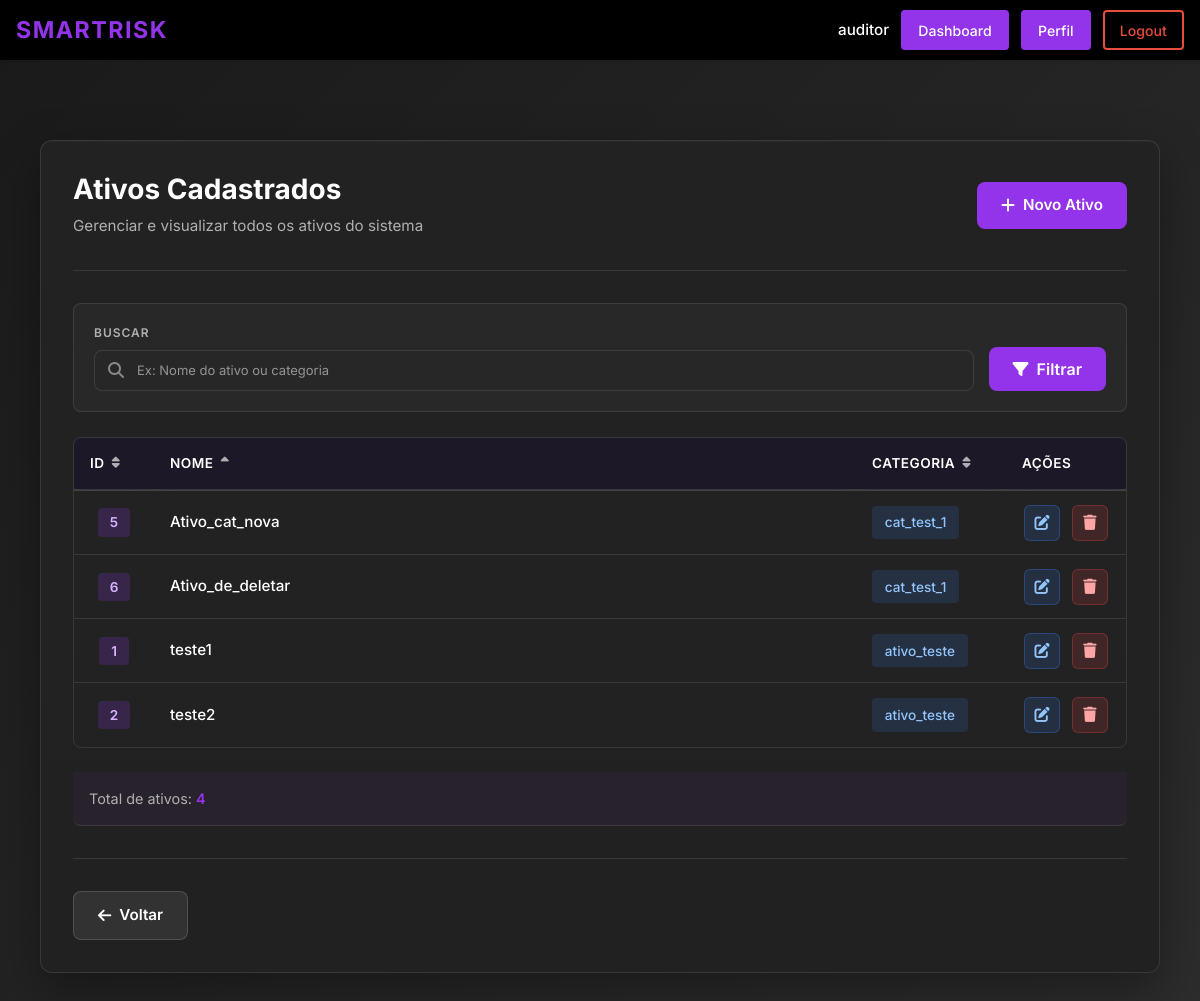
/lista_ativos/ (signed in), run on an earlier commit of the app's database.
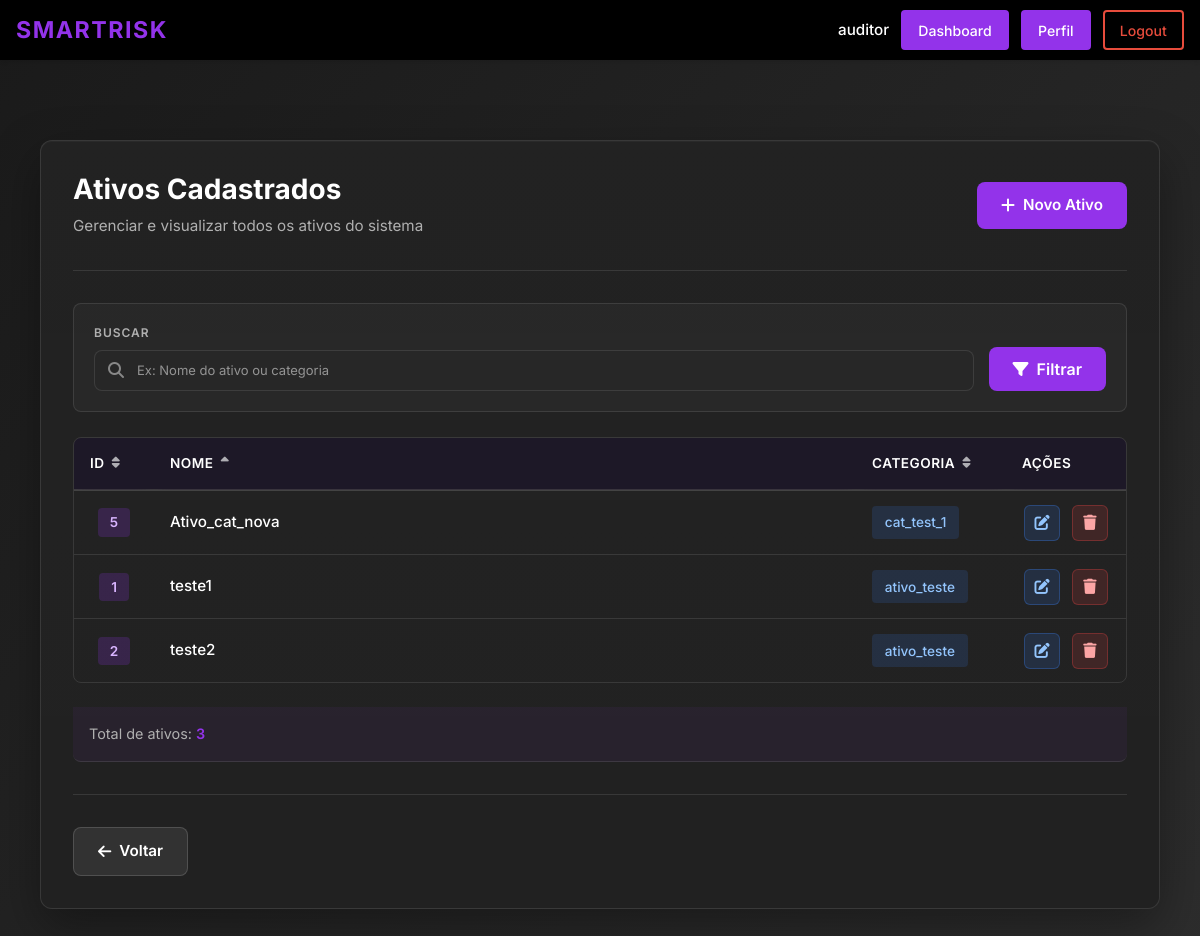
And on a later commit of the database.
### ismsapp/models.py (models this page shows, shortened)
class Ativo(models.Model):
    """Name/identifier of the asset (e.g., 'Servidor de Banco de Dados Prod-01')."""
    nome = models.CharField(
        max_length=255,
        default="Ativo",
        help_text="Nome único ou identificador do ativo (ex.: 'Servidor de Banco de Dados Prod-01').",
    )
    """Foreign key to the asset category that classifies this asset."""
    categoria = models.ForeignKey(
        CategoriaAtivo,
        on_delete=models.SET_NULL,
        null=True,
        related_name="ativos",
        help_text="Categoria que classifica este ativo.",
    )
    """Numeric score for the Confidentiality dimension, indicating how sensitive the asset's information is. Higher values mean greater damage if data is disclosed without authorization."""
    confidencialidade = models.PositiveSmallIntegerField(
        verbose_name = "Confidencialidade (C)",
        default = 0,
        help_text = (
            "Grau de sensibilidade das informações deste ativo. "
            "Uma pontuação mais alta indica maior prejuízo caso os dados sejam divulgados sem autorização."
        ),
    )
    """Numeric score for the Integrity dimension, indicating how critical it is that the asset's data remains accurate and unaltered. Higher values mean greater harm if data is modified or corrupted."""
    integridade = models.PositiveSmallIntegerField(
        verbose_name = "Integridade (I)",
        default = 0,
        help_text = (
            "Grau de criticalidade do dado deste ativo. "
            "Uma pontuação mais alta indica maior dano se os dados forem modificados ou corrompidos."
        ),
    )
    """Numeric score for the Availability dimension, indicating how important it is that the asset is accessible when needed. Higher values mean more severe impact if the asset becomes unavailable."""
    disponibilidade = models.PositiveSmallIntegerField(
        verbose_name = "Disponibilidade (D)",
        default = 0,
        help_text = (
            "Grau de importância do acesso a este ativo quando necessário. "
            "Uma pontuação mais alta indica impacto mais severo se o ativo se tornar indisponível."
        ),
    )
    """The Privacy dimension score, indicating how much the asset handles personal data subject to privacy regulations. Higher values mean greater exposure to privacy-related obligations and risks."""
    privacidade = models.PositiveSmallIntegerField(
        verbose_name = "Privacidade (P)",
        default = 0,
        help_text = (
            "O grau em que este ativo lida com dados pessoais sujeitos a regulamentações de privacidade. "
            "Uma pontuação mais alta indica maior exposição a obrigações e riscos relacionados à privacidade."
        ),
    )
    """Composite CIDP weight calculated from the four dimension scores previously defined. This value is used in risk scoring to reflect the overall criticality of the asset. Consider overriding the save() method or using a @property to automatically keep this value in sync whenever any of the individual dimension scores are updated."""
    peso_cidp = models.DecimalField(
        max_digits = 5,
        decimal_places = 2,
        default = 0,
        help_text = (
            "Peso composto CIDP calculado a partir das quatro pontuações de dimensão acima. "
        ),
    )
    class Meta:
        verbose_name = "Ativo"
        verbose_name_plural = "Ativos"

class CategoriaAtivo(models.Model):
    class Tipo(models.TextChoices):
        PRIMARIO = "primario", "Primário"
        SUPORTE  = "suporte",  "De Suporte"
    nome = models.CharField(
        max_length=100,
        unique=True,
        help_text="Nome da categoria. Deve ser único no sistema.",
    )
    tipo = models.CharField(
        max_length=10,
        choices=Tipo.choices,
        help_text=(
            "Tipo do ativo: 'Primário' para ativos com valor direto ao negócio "
            "(ex.: informações, serviços); 'De Suporte' para infraestrutura que "
            "sustenta os ativos primários (ex.: hardware, software, pessoas)."
        ),
    )
    class Meta:
        verbose_name        = "Categoria de Ativo"
        verbose_name_plural = "Categorias de Ativos"
        ordering            = ["tipo", "nome"]

### ismsapp/views.py (the view)
# urls.py: path("lista_ativos/", views.ReadAtivoView.as_view(), name="lista_ativos"),
class ReadAtivoView(View):
    template_name = "ismsapp/lista_ativos.html"
    def _check_permission(self, user):
        if not user.is_authenticated:
            return False
        user_profile = getattr(user, 'profile', None)
        if not user_profile:
            return False
        allowed_actors = [
            UserProfile.Actor.SISTEMA_ADMIN,
            UserProfile.Actor.AUDITOR,
            UserProfile.Actor.ANALISTA
        ]
        return user_profile.actor_type in allowed_actors
    @method_decorator(login_required(login_url="login"))
    def get(self, request, *args, **kwargs):
        if not self._check_permission(request.user):
            return redirect('dashboard')
        from .models import Ativo
        from django.db.models import Q
        search_query = request.GET.get('search', '').strip()
        sort = request.GET.get('sort', 'nome')
        direction = request.GET.get('direction', 'asc')
        sort_map = {
            'id': 'id',
            'nome': 'nome',
            'categoria': 'categoria__nome',
        }
        sort_field = sort_map.get(sort, 'nome')
        ordering = sort_field if direction != 'desc' else f'-{sort_field}'
        ativos = Ativo.objects.select_related('categoria').all().order_by(ordering)
        if search_query:
            ativos = ativos.filter(
                Q(nome__icontains=search_query) |
                Q(categoria__nome__icontains=search_query)
            )
        paginator = Paginator(ativos, 20)
        page_number = request.GET.get('page')
        page_obj = paginator.get_page(page_number)
        query_params = {
            'search': search_query,
            'sort': sort,
            'direction': direction,
        }
        query_string = urlencode({key: value for key, value in query_params.items() if value})
        def sort_query(column_name):
            next_direction = 'desc' if sort == column_name and direction != 'desc' else 'asc'
            params = query_params | {'sort': column_name, 'direction': next_direction}
            return urlencode({key: value for key, value in params.items() if value})
        user_profile = getattr(request.user, 'profile', None)
        pode_editar_deletar = user_profile and user_profile.actor_type in [
            UserProfile.Actor.SISTEMA_ADMIN,
            UserProfile.Actor.AUDITOR
        ]
        contexto = {
            'ativos': page_obj,
            'page_obj': page_obj,
            'paginator': paginator,
            'total_ativos': paginator.count,
            'pode_editar_deletar': pode_editar_deletar,
            'search_query': search_query,
            'sort': sort,
            'direction': direction,
            'query_string': query_string,
            'sort_id_query': sort_query('id'),
            'sort_nome_query': sort_query('nome'),
            'sort_categoria_query': sort_query('categoria'),
        }
        return render(request, self.template_name, contexto)

### ismsapp/templates/ismsapp/lista_ativos.html (shortened to what the changed rows need)
{% extends "ismsapp/base.html" %}
{% load static %}
{% block extra_css %}
    <link href="https://cdn.jsdelivr.net/npm/bootstrap@5.3.0/dist/css/bootstrap.min.css" rel="stylesheet">
    <link href="https://cdnjs.cloudflare.com/ajax/libs/font-awesome/6.4.0/css/all.min.css" rel="stylesheet">
    <link href="{% static 'css/ismsapp/lista_ativos.css' %}" rel="stylesheet">
{% endblock %}
{% block content %}
    <div class="lista-container">
        <div class="lista-card">
            <div class="lista-header">
                <div class="header-content">
                    <h1>Ativos Cadastrados</h1>
                </div>
            </div>
            {% if ativos %}
                <div class="assets-table-wrapper">
                    <table class="assets-table">
                        <thead>
                            <tr>
                                <th scope="col" class="sortable-column">
                                    <a href="?{{ sort_id_query }}" class="sort-link">
                                        ID
                                        <i class="fas {% if sort == 'id' and direction == 'asc' %}fa-sort-up{% elif sort == 'id' and direction == 'desc' %}fa-sort-down{% else %}fa-sort{% endif %}"></i>
                                    </a>
                                </th>
                                <th scope="col" class="sortable-column">
                                    <a href="?{{ sort_nome_query }}" class="sort-link">
                                        Nome
                                        <i class="fas {% if sort == 'nome' and direction == 'asc' %}fa-sort-up{% elif sort == 'nome' and direction == 'desc' %}fa-sort-down{% else %}fa-sort{% endif %}"></i>
                                    </a>
                                </th>
                                <th scope="col" class="sortable-column">
                                    <a href="?{{ sort_categoria_query }}" class="sort-link">
                                        Categoria
                                        <i class="fas {% if sort == 'categoria' and direction == 'asc' %}fa-sort-up{% elif sort == 'categoria' and direction == 'desc' %}fa-sort-down{% else %}fa-sort{% endif %}"></i>
                                    </a>
                                </th>
                                <th scope="col">Ações</th>
                            </tr>
                        </thead>
                        <tbody>
                            {% for ativo in ativos %}
                                <tr>
                                    <td class="asset-id-cell">
                                        <span class="id-badge">{{ ativo.id }}</span>
                                    </td>
                                    <td class="asset-name-cell">
                                        {{ ativo.nome }}
                                    </td>
                                    <td class="asset-category-cell">
                                        {% if ativo.categoria %}
                                            <span class="category-badge">{{ ativo.categoria.nome }}</span>
                                        {% else %}
                                            <span class="category-badge empty">Sem categoria</span>
                                        {% endif %}
                                    </td>
                                    <td class="asset-actions-cell">
                                        <div class="action-buttons">
                                            <a href="{% url 'editar_ativo' ativo.id %}" class="action-btn view-btn" title="Editar">
                                                <i class="fas fa-edit"></i>
                                            </a>
                                            {% if pode_editar_deletar %}
                                                <button type="button" class="action-btn delete-btn js-delete-trigger" title="Deletar" data-delete-url="{% url 'deletar_ativo' ativo.id %}" data-delete-name="{{ ativo.nome }}">
                                                    <i class="fas fa-trash"></i>
                                                </button>
                                            {% endif %}
                                        </div>
                                    </td>
                                </tr>
                            {% endfor %}
                        </tbody>
                    </table>
                </div>
                <div class="table-info">
                    <p>Total de ativos: <strong>{{ total_ativos }}</strong></p>
                </div>
            {% endif %}
        </div>
    </div>
{% endblock %}

What changed in the data, as far as the page shows it:
removed Ativo: id "6", nome "Ativo_de_deletar", categoria.nome "cat_test_1"
Also different on the page:
{{ total_ativos }}: "4" → "3"
